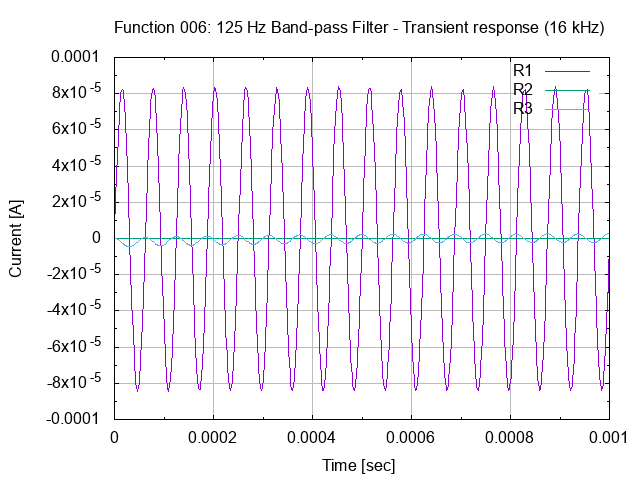

This chart was generated by the following gnuplot code:
# set terminal
set term png

# set graph
set output "26.006.00.02.02.png"
set title "Function 006: 125 Hz Band-pass Filter - Transient response (16 kHz)"

# setup Y-axis
set grid ytics lt 1 lw 1 lc rgb "#bbbbbb"
set mytics
set ylabel "Current [A]"

# setup X-axis
set grid xtics lt 1 lw 1 lc rgb "#bbbbbb"
set mxtics
set xrange [0:0.001]
set xlabel "Time [sec]"

# setup plot style
set style data lines
plot '26.006.00.02.02.dat' using 1:2 title "R1", \
     '26.006.00.02.02.dat' using 1:3 title "R2", \
     '26.006.00.02.02.dat' using 1:4 title "R3"

# set output back to default
set output

# reset terminal type
set terminal pop
